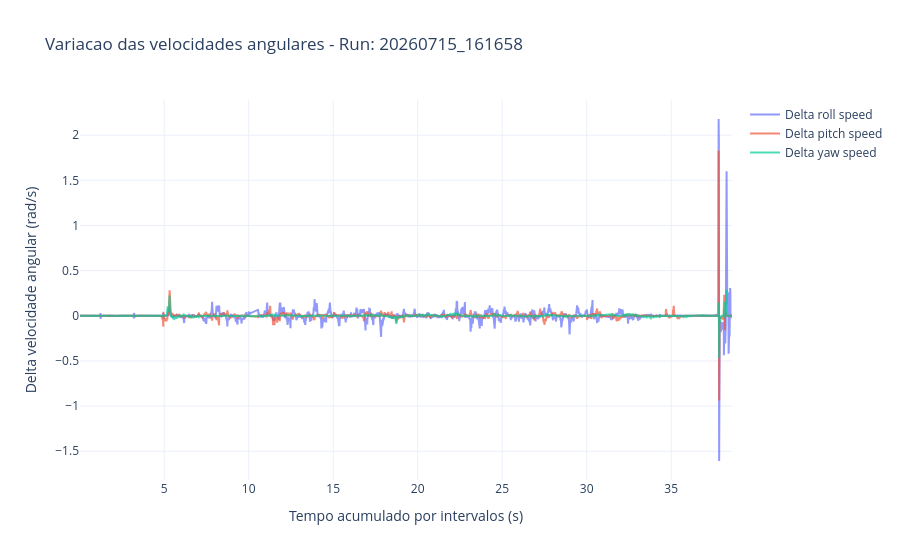
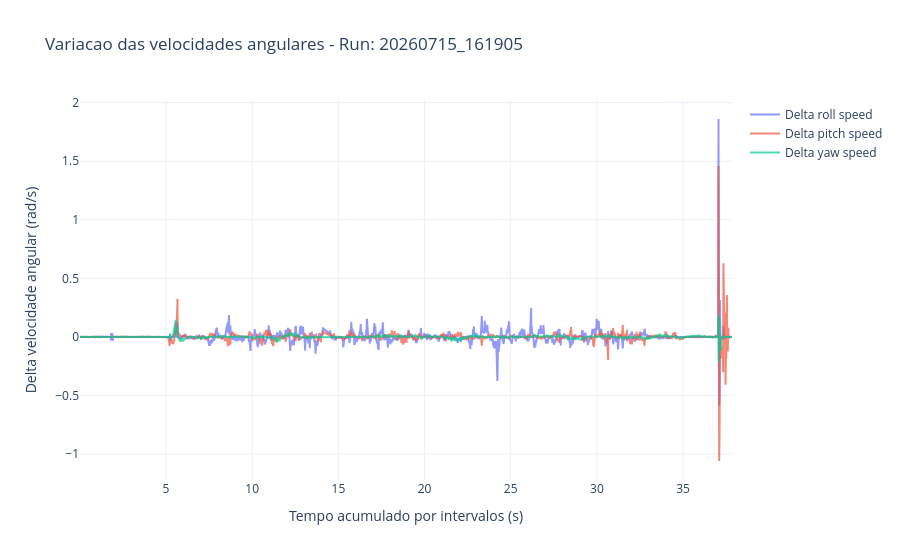
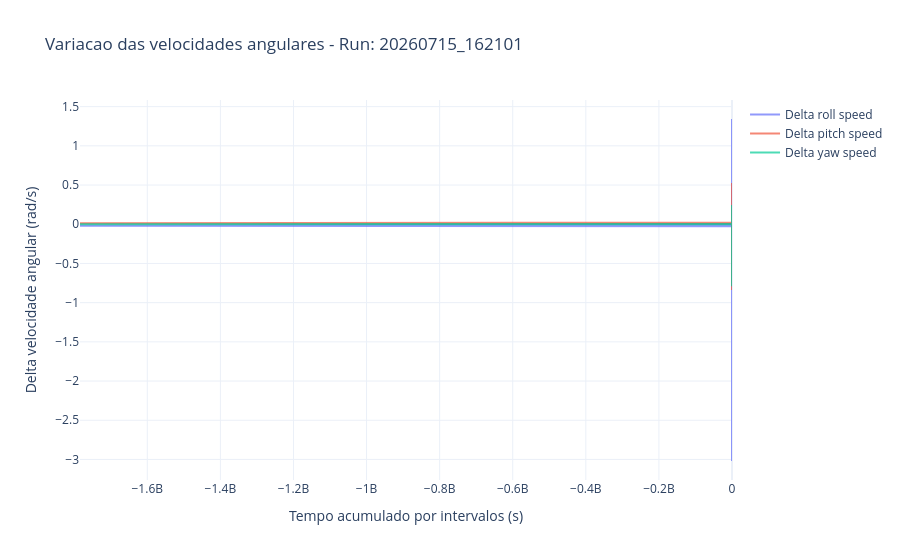
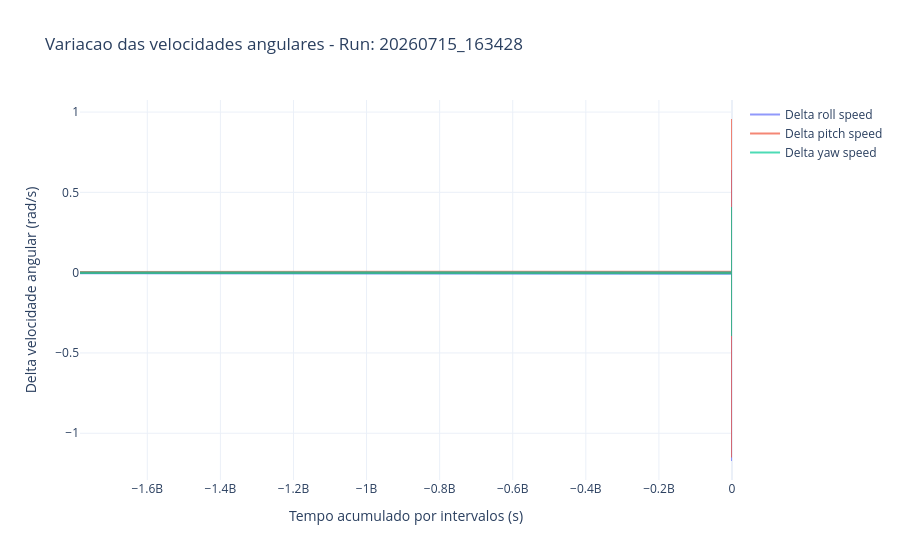

Notebook code cell kept with these figures, in order:
### Markdown cell above
### Variacao das velocidades angulares

### Code cell
for caminho, df in zip(caminhos_ficheiros, lista_dfs):
    timestamp = caminho.parent.name.replace("voo_teste_", "")
    fig_2d = go.Figure()
    fig_2d.add_trace(go.Scatter(x=df["tempo_s"], y=df["delta_roll_speed_rad_s"], mode="lines", name="Delta roll speed", opacity=0.7))
    fig_2d.add_trace(go.Scatter(x=df["tempo_s"], y=df["delta_pitch_speed_rad_s"], mode="lines", name="Delta pitch speed", opacity=0.7))
    fig_2d.add_trace(go.Scatter(x=df["tempo_s"], y=df["delta_yaw_speed_rad_s"], mode="lines", name="Delta yaw speed", opacity=0.7))
    fig_2d.update_layout(title=f"Variacao das velocidades angulares - Run: {timestamp}", xaxis_title="Tempo acumulado por intervalos (s)", yaxis_title="Delta velocidade angular (rad/s)", template="plotly_white", hovermode="x unified")
    fig_2d.show()

### Figure 1 — Plotly figure (JSON) as saved in the notebook; plotly's stock layout.template omitted (floating-point values rounded to 4 significant figures; data arrays with more than 128 entries replaced by an {"elided": "..."} marker saying what was removed)
{"data": [{"mode": "lines", "name": "Delta roll speed", "opacity": 0.7, "type": "scatter", "x": {"elided": "3390 float values"}, "y": {"elided": "3390 float values"}}, {"mode": "lines", "name": "Delta pitch speed", "opacity": 0.7, "type": "scatter", "x": {"elided": "3390 float values"}, "y": {"elided": "3390 float values"}}, {"mode": "lines", "name": "Delta yaw speed", "opacity": 0.7, "type": "scatter", "x": {"elided": "3390 float values"}, "y": {"elided": "3390 float values"}}], "layout": {"hovermode": "x unified", "title": {"text": "Variacao das velocidades angulares - Run: 20260715_161658"}, "xaxis": {"title": {"text": "Tempo acumulado por intervalos (s)"}}, "yaxis": {"title": {"text": "Delta velocidade angular (rad/s)"}}}}

### Figure 2 — Plotly figure (JSON) as saved in the notebook; plotly's stock layout.template omitted (floating-point values rounded to 4 significant figures; data arrays with more than 128 entries replaced by an {"elided": "..."} marker saying what was removed)
{"data": [{"mode": "lines", "name": "Delta roll speed", "opacity": 0.7, "type": "scatter", "x": {"elided": "3346 float values"}, "y": {"elided": "3346 float values"}}, {"mode": "lines", "name": "Delta pitch speed", "opacity": 0.7, "type": "scatter", "x": {"elided": "3346 float values"}, "y": {"elided": "3346 float values"}}, {"mode": "lines", "name": "Delta yaw speed", "opacity": 0.7, "type": "scatter", "x": {"elided": "3346 float values"}, "y": {"elided": "3346 float values"}}], "layout": {"hovermode": "x unified", "title": {"text": "Variacao das velocidades angulares - Run: 20260715_161905"}, "xaxis": {"title": {"text": "Tempo acumulado por intervalos (s)"}}, "yaxis": {"title": {"text": "Delta velocidade angular (rad/s)"}}}}

### Figure 3 — Plotly figure (JSON) as saved in the notebook; plotly's stock layout.template omitted (floating-point values rounded to 4 significant figures; data arrays with more than 128 entries replaced by an {"elided": "..."} marker saying what was removed)
{"data": [{"mode": "lines", "name": "Delta roll speed", "opacity": 0.7, "type": "scatter", "x": {"elided": "3218 float values"}, "y": {"elided": "3218 float values"}}, {"mode": "lines", "name": "Delta pitch speed", "opacity": 0.7, "type": "scatter", "x": {"elided": "3218 float values"}, "y": {"elided": "3218 float values"}}, {"mode": "lines", "name": "Delta yaw speed", "opacity": 0.7, "type": "scatter", "x": {"elided": "3218 float values"}, "y": {"elided": "3218 float values"}}], "layout": {"hovermode": "x unified", "title": {"text": "Variacao das velocidades angulares - Run: 20260715_162101"}, "xaxis": {"title": {"text": "Tempo acumulado por intervalos (s)"}}, "yaxis": {"title": {"text": "Delta velocidade angular (rad/s)"}}}}

### Figure 4 — Plotly figure (JSON) as saved in the notebook; plotly's stock layout.template omitted (floating-point values rounded to 4 significant figures; data arrays with more than 128 entries replaced by an {"elided": "..."} marker saying what was removed)
{"data": [{"mode": "lines", "name": "Delta roll speed", "opacity": 0.7, "type": "scatter", "x": {"elided": "3333 float values"}, "y": {"elided": "3333 float values"}}, {"mode": "lines", "name": "Delta pitch speed", "opacity": 0.7, "type": "scatter", "x": {"elided": "3333 float values"}, "y": {"elided": "3333 float values"}}, {"mode": "lines", "name": "Delta yaw speed", "opacity": 0.7, "type": "scatter", "x": {"elided": "3333 float values"}, "y": {"elided": "3333 float values"}}], "layout": {"hovermode": "x unified", "title": {"text": "Variacao das velocidades angulares - Run: 20260715_163428"}, "xaxis": {"title": {"text": "Tempo acumulado por intervalos (s)"}}, "yaxis": {"title": {"text": "Delta velocidade angular (rad/s)"}}}}
